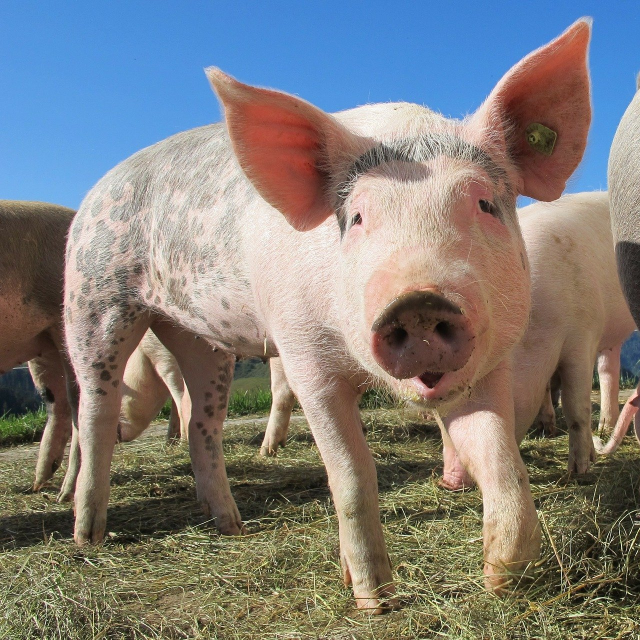
%> input picture data/originals/pig_color_rectangle.jpg, 1280 x 1279 px (shown at 1/2 size)
$ octave resize_test_image.m   (GNU Octave 9; MATLAB toolbox functions it lacks are replaced by stand-ins)
%> lines starting %> are read from the running program, lines starting %| are printed output that depends on the picture
% This script converts test images to grayscale and resizes to NxN

nu = 9;
N = 2^9; % 512 x 512
im = imread('..\data\originals\pig_color_rectangle.jpg'); % change filename
%> im is the input picture: size 1279x1280x3 uint8; mean R, G, B 128.7, 127, 124.2

im_gray = rgb2gray(uint8(im)); % convert to gray scale
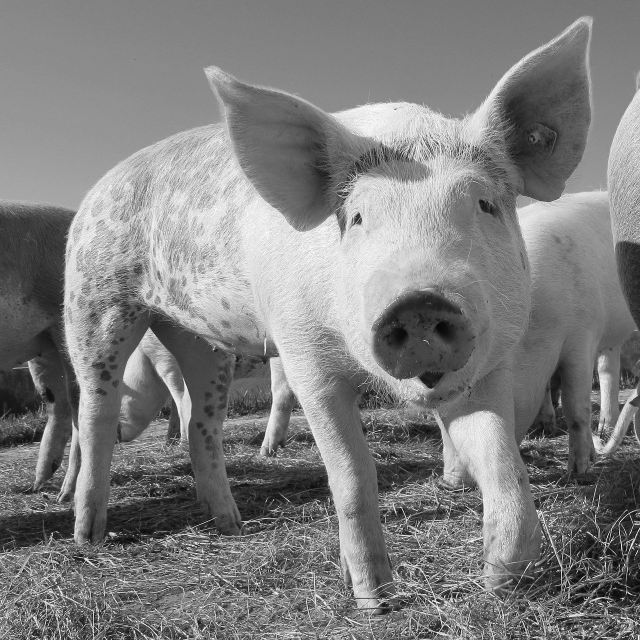
%> im_gray: size 1279x1280 uint8 (shown at 1/2 size); min 0, max 255, mean 127.2
im_resized = imresize(im_gray, [N,N]); % resize to square
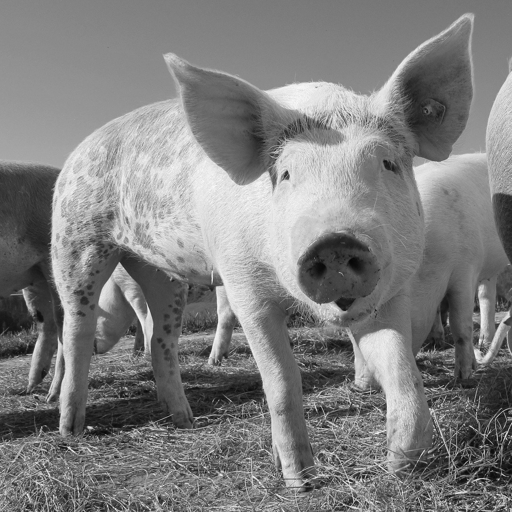
%> im_resized: size 512x512 uint8; min 6, max 253, mean 127.2

dest = '..\data\test_images'; % saves image to test_images folder
fname = fullfile(dest, sprintf('pig_gray%d.jpg', N)); % change filename

imwrite(im_resized, fname);

$ run again, with data/originals/kayak_color_rectangle.jpg copied over data/originals/pig_color_rectangle.jpg
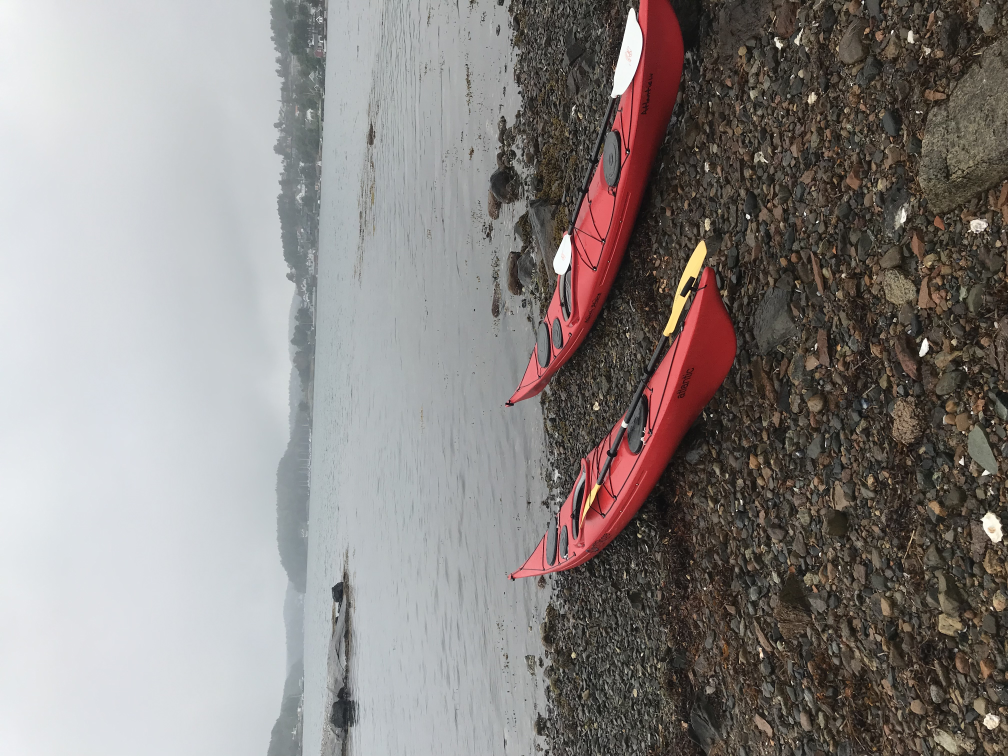
%> input picture data/originals/kayak_color_rectangle.jpg, 4032 x 3024 px (shown at 1/4 size)
%> `im_gray = rgb2gray(uint8(im));`:
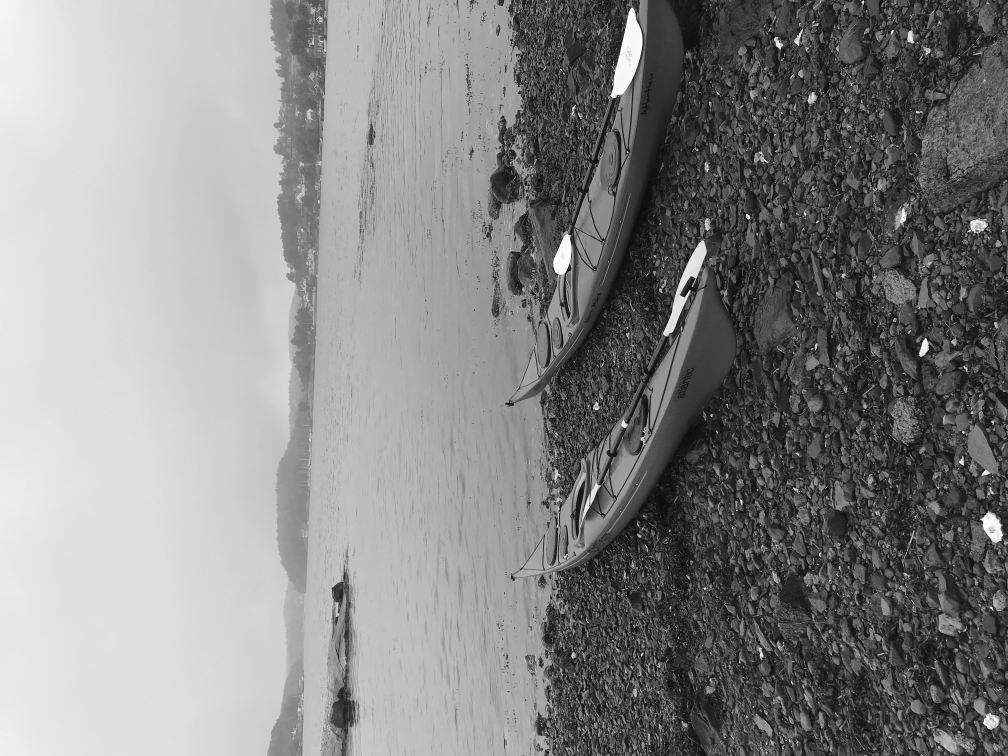
%> im_gray: size 3024x4032 uint8 (shown at 1/4 size); min 0, max 255, mean 134.1
%> `im_resized = imresize(im_gray, [N,N]);`:
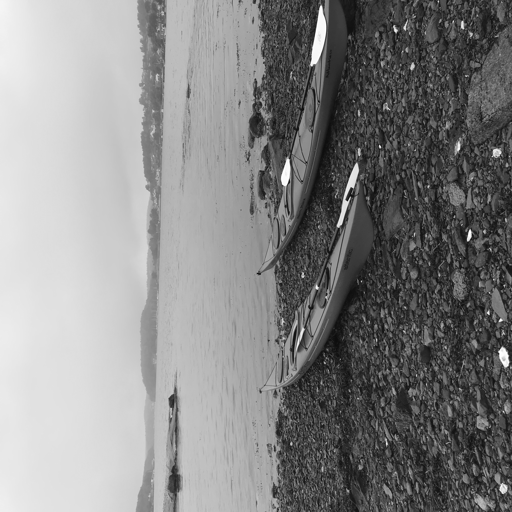
%> im_resized: size 512x512 uint8; min 10, max 255, mean 134.1

$ run again, with data/originals/opera_color_rectangle.jpg copied over data/originals/pig_color_rectangle.jpg
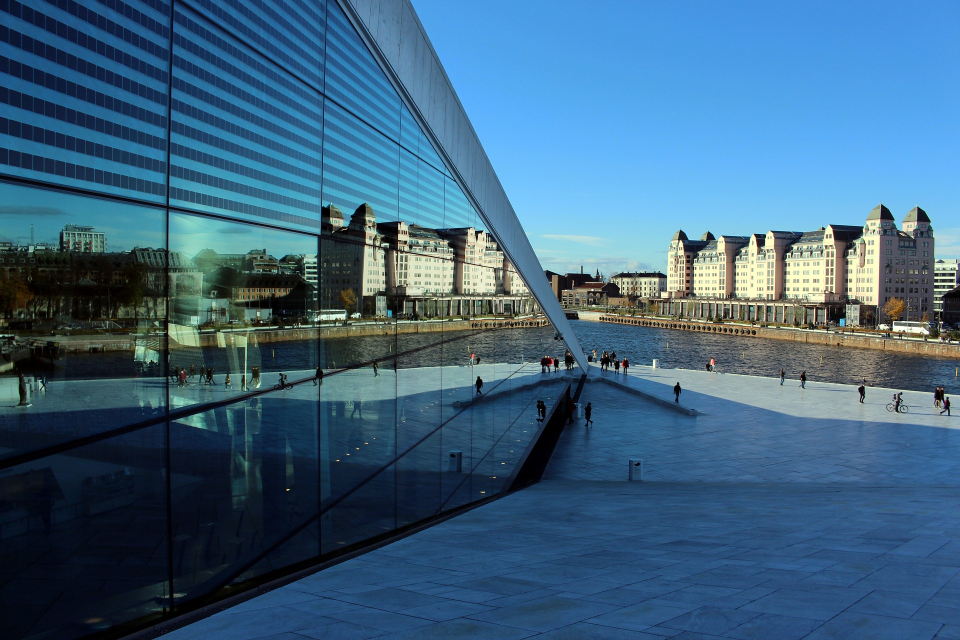
%> input picture data/originals/opera_color_rectangle.jpg, 1920 x 1280 px (shown at 1/2 size)
%> im is the input picture: size 1280x1920x3 uint8; mean R, G, B 61.5, 99.8, 127.7
%> `im_gray = rgb2gray(uint8(im));`:
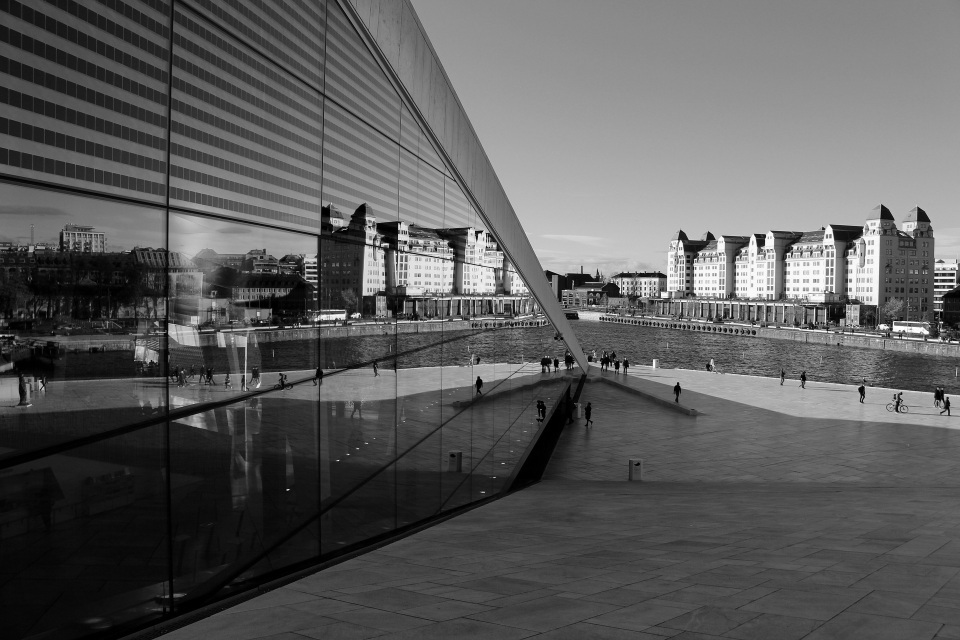
%> im_gray: size 1280x1920 uint8 (shown at 1/2 size); min 0, max 255, mean 91.5
%> `im_resized = imresize(im_gray, [N,N]);`:
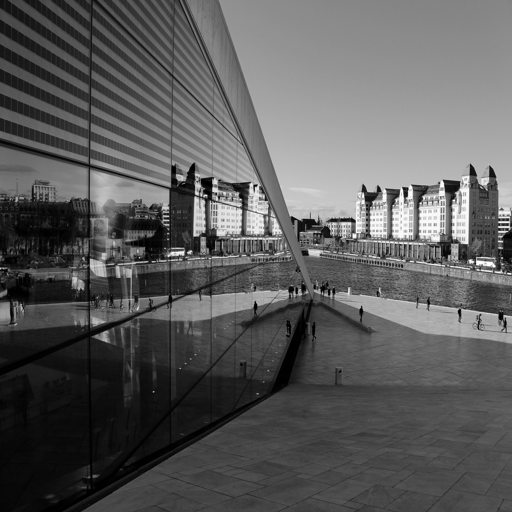
%> im_resized: size 512x512 uint8; min 0, max 255, mean 91.5
